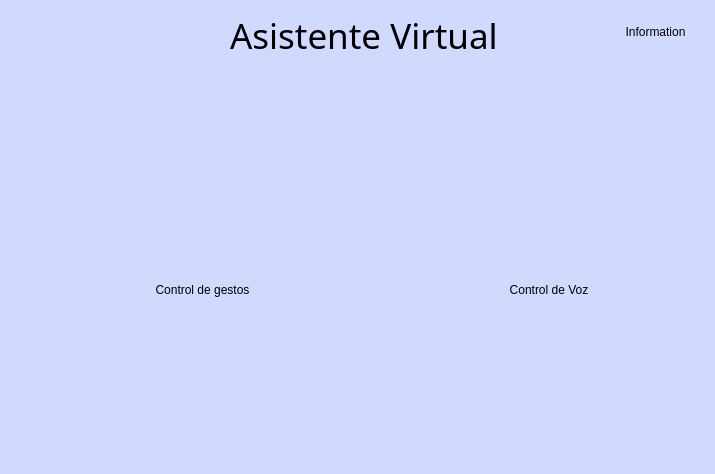
<?xml version="1.0" encoding="UTF-8"?>
<ui version="4.0">
 <class>MainWindow</class>
 <widget class="QMainWindow" name="MainWindow">
  <property name="geometry">
   <rect>
    <x>0</x>
    <y>0</y>
    <width>715</width>
    <height>474</height>
   </rect>
  </property>
  <property name="tabletTracking">
   <bool>false</bool>
  </property>
  <property name="windowTitle">
   <string>MainWindow</string>
  </property>
  <property name="styleSheet">
   <string notr="true">background-color: rgb(209, 217, 255);</string>
  </property>
  <widget class="QWidget" name="centralwidget">
   <widget class="QWidget" name="horizontalLayoutWidget_2">
    <property name="geometry">
     <rect>
      <x>110</x>
      <y>190</y>
      <width>531</width>
      <height>201</height>
     </rect>
    </property>
    <layout class="QHBoxLayout" name="horizontalLayout_2">
     <item>
      <widget class="QPushButton" name="gestureWindowBtn">
       <property name="styleSheet">
        <string notr="true">QPushButton{
border: .1px solid #900;
border-bottom: none;
border-radius:8px;
padding:0px;
transition: 2s;

}
QPushButton:hover{
background-color: rgb(126, 129, 180);
padding:2px

}
QPushButton:pressed{
	background-color: rgb(77, 90, 173);}</string>
       </property>
       <property name="text">
        <string>Control de gestos</string>
       </property>
       <property name="icon">
        <iconset>
         <normaloff>icons/hand.png</normaloff>icons/hand.png</iconset>
       </property>
       <property name="iconSize">
        <size>
         <width>41</width>
         <height>84</height>
        </size>
       </property>
       <property name="flat">
        <bool>true</bool>
       </property>
      </widget>
     </item>
     <item>
      <spacer name="horizontalSpacer">
       <property name="orientation">
        <enum>Qt::Horizontal</enum>
       </property>
       <property name="sizeType">
        <enum>QSizePolicy::Fixed</enum>
       </property>
       <property name="sizeHint" stdset="0">
        <size>
         <width>156</width>
         <height>10</height>
        </size>
       </property>
      </spacer>
     </item>
     <item>
      <widget class="QPushButton" name="voiceWindowBtn">
       <property name="styleSheet">
        <string notr="true">QPushButton{
border: .1px solid #900;
border-bottom: none;
border-radius:8px;
padding:0px;
transition: 2s;

}
QPushButton:hover{
background-color: rgb(126, 129, 180);
padding:2px

}
QPushButton:pressed{
	background-color: rgb(77, 90, 173);}</string>
       </property>
       <property name="text">
        <string>Control de Voz</string>
       </property>
       <property name="icon">
        <iconset>
         <normaloff>icons/voice-control.png</normaloff>icons/voice-control.png</iconset>
       </property>
       <property name="iconSize">
        <size>
         <width>41</width>
         <height>81</height>
        </size>
       </property>
       <property name="flat">
        <bool>true</bool>
       </property>
      </widget>
     </item>
    </layout>
   </widget>
   <widget class="QLabel" name="label">
    <property name="geometry">
     <rect>
      <x>230</x>
      <y>0</y>
      <width>281</width>
      <height>71</height>
     </rect>
    </property>
    <property name="font">
     <font>
      <family>Bahnschrift Light</family>
      <pointsize>26</pointsize>
     </font>
    </property>
    <property name="styleSheet">
     <string notr="true">  background: rgba(76, 175, 80, 0.000001) /* Green background with 30% opacity */</string>
    </property>
    <property name="text">
     <string>Asistente Virtual</string>
    </property>
   </widget>
   <widget class="QPushButton" name="pushButton">
    <property name="geometry">
     <rect>
      <x>610</x>
      <y>20</y>
      <width>91</width>
      <height>23</height>
     </rect>
    </property>
    <property name="styleSheet">
     <string notr="true">QPushButton{
border: .1px solid #900;
border-bottom: none;
border-radius:8px;
padding:0px;
transition: 2s;

}
QPushButton:hover{
background-color: rgb(126, 129, 180);
padding:2px

}
QPushButton:pressed{
	background-color: rgb(77, 90, 173);}</string>
    </property>
    <property name="text">
     <string>Information</string>
    </property>
    <property name="icon">
     <iconset>
      <normaloff>icons/information.png</normaloff>icons/information.png</iconset>
    </property>
    <property name="flat">
     <bool>true</bool>
    </property>
   </widget>
  </widget>
  <widget class="QStatusBar" name="statusbar"/>
 </widget>
 <resources/>
 <connections/>
</ui>
